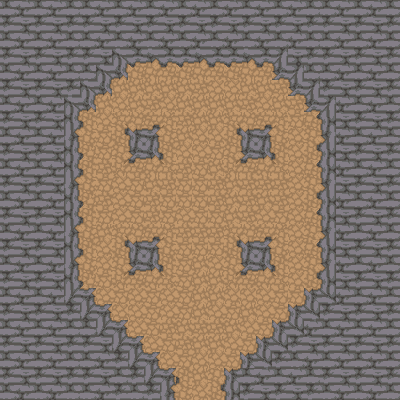

The image is a tile-based game level rendered from a .tmx file. Its description and complete source (layers, tilesets, objects, tile grids) follow:
An orthogonal 25x25 tile map with 16x16 px tiles, 2 tile layers (floor, walls), 2 tilesets and 26 objects (24x collision, exit_fightmap, spawn_fightmap).

<map version="1.5" tiledversion="1.7.2" orientation="orthogonal" renderorder="right-down" width="25" height="25" tilewidth="16" tileheight="16" infinite="0" nextlayerid="5" nextobjectid="29">
 <tileset firstgid="1" source="nature.tsx" />
 <tileset firstgid="721" source="dungeon.tsx" />
 <layer id="2" name="floor" width="25" height="25">
  <data encoding="csv">
0,0,0,0,0,0,0,0,0,0,0,0,0,0,0,0,0,0,0,0,0,0,0,0,0,
0,0,0,0,0,0,0,0,0,0,0,0,0,0,0,0,0,0,0,0,0,0,0,0,0,
0,0,0,0,0,0,0,0,0,0,0,0,0,0,0,0,0,0,0,0,0,0,0,0,0,
0,0,0,0,0,0,0,0,0,0,0,0,0,0,0,0,0,0,0,0,0,0,0,0,0,
0,0,0,0,0,0,0,0,165,165,165,166,165,165,165,165,166,0,0,0,0,0,0,0,0,
0,0,0,0,0,0,0,165,165,165,165,165,166,205,205,165,165,166,0,0,0,0,0,0,0,
0,0,0,0,0,0,165,205,165,166,205,165,165,165,165,166,205,165,166,0,0,0,0,0,0,
0,0,0,0,0,165,205,573,573,574,520,166,573,573,573,573,574,520,206,166,0,0,0,0,0,
0,0,0,0,0,205,206,573,573,573,573,573,613,613,613,573,574,574,205,206,0,0,0,0,0,
0,0,0,0,0,205,206,613,613,613,613,613,613,614,573,574,574,614,205,206,0,0,0,0,0,
0,0,0,0,0,165,166,613,614,614,614,166,206,165,573,574,614,640,205,206,0,0,0,0,0,
0,0,0,0,0,205,206,205,206,165,166,206,206,166,573,574,166,166,205,206,0,0,0,0,0,
0,0,0,0,0,165,166,205,206,166,206,206,206,166,573,574,165,166,205,206,0,0,0,0,0,
0,0,0,0,0,205,206,205,206,166,206,205,206,206,573,574,205,206,205,206,0,0,0,0,0,
0,0,0,0,0,165,165,517,518,573,574,574,574,574,574,574,574,574,205,206,0,0,0,0,0,
0,0,0,0,0,205,205,573,573,574,574,614,614,614,614,614,614,574,205,206,0,0,0,0,0,
0,0,0,0,0,165,205,613,573,573,574,206,165,613,573,613,614,614,205,206,0,0,0,0,0,
0,0,0,0,0,205,206,613,613,613,614,206,165,165,573,573,613,614,205,206,0,0,0,0,0,
0,0,0,0,0,0,205,206,205,206,205,206,165,165,613,613,613,614,206,0,0,0,0,0,0,
0,0,0,0,0,0,0,205,205,206,205,206,165,205,206,165,205,206,0,0,0,0,0,0,0,
0,0,0,0,0,0,0,0,205,206,166,165,166,166,165,205,206,0,0,0,0,0,0,0,0,
0,0,0,0,0,0,0,0,0,205,206,166,165,165,205,206,0,0,0,0,0,0,0,0,0,
0,0,0,0,0,0,0,0,0,0,205,206,205,205,206,0,0,0,0,0,0,0,0,0,0,
0,0,0,0,0,0,0,0,0,0,0,165,165,166,0,0,0,0,0,0,0,0,0,0,0,
0,0,0,0,0,0,0,0,0,0,0,205,205,206,0,0,0,0,0,0,0,0,0,0,0
</data>
 </layer>
 <layer id="1" name="walls" width="25" height="25">
  <data encoding="csv">
167,168,167,168,167,167,168,167,168,167,168,167,168,167,168,167,168,167,168,167,167,168,167,168,167,
207,208,207,208,207,207,208,207,208,207,208,207,208,207,208,207,208,207,208,207,207,208,207,208,207,
167,168,167,168,167,167,168,167,168,167,168,167,168,167,168,167,168,167,168,167,167,168,167,168,167,
207,208,207,208,207,207,208,511,512,513,514,512,513,514,512,513,514,516,208,207,207,208,207,208,207,
167,168,167,168,167,167,511,599,552,553,554,552,553,554,552,553,554,598,516,167,167,168,167,168,167,
207,208,207,208,207,511,599,0,0,0,0,0,0,0,0,0,0,0,598,516,207,208,207,208,207,
167,168,167,168,511,599,0,0,0,0,0,0,0,0,0,0,0,0,0,598,516,168,167,168,167,
207,208,207,208,591,592,0,517,518,519,520,0,0,0,517,518,519,520,0,555,556,208,207,208,207,
167,168,167,168,631,632,0,557,558,559,560,0,0,0,557,558,559,560,0,595,596,168,167,168,167,
207,208,207,208,671,672,0,597,598,599,600,0,0,0,597,598,599,600,0,635,636,208,207,208,207,
167,168,167,168,591,592,0,637,638,639,640,0,0,0,637,638,639,640,0,555,556,168,167,168,167,
207,208,207,208,631,632,0,0,0,0,0,0,0,0,0,0,0,0,0,595,596,208,207,208,207,
167,168,167,168,671,672,0,0,0,0,0,0,0,0,0,0,0,0,0,635,636,168,167,168,167,
207,208,207,208,591,592,0,0,0,0,0,0,0,0,0,0,0,0,0,555,556,208,207,208,207,
167,168,167,168,631,632,0,517,518,519,520,0,0,0,517,518,519,520,0,595,596,168,167,168,167,
207,208,207,208,591,592,0,557,558,559,560,0,0,0,557,558,559,560,0,555,556,208,207,208,207,
167,168,167,168,631,632,0,597,598,599,600,0,0,0,597,598,599,600,0,595,596,168,167,168,167,
207,208,207,208,671,672,0,637,638,639,640,0,0,0,637,638,639,640,0,635,636,208,207,208,207,
167,168,167,168,711,559,0,0,0,0,0,0,0,0,0,0,0,0,0,558,716,168,167,168,167,
207,208,207,208,207,711,559,0,0,0,0,0,0,0,0,0,0,0,558,716,207,208,207,208,207,
167,168,167,168,167,167,711,559,0,0,0,0,0,0,0,0,0,558,716,168,167,168,167,168,167,
207,208,207,208,207,207,208,711,559,0,0,0,0,0,0,0,558,716,207,208,207,208,207,208,207,
167,168,167,168,167,167,168,207,711,559,0,0,0,0,0,558,716,207,167,168,167,168,167,168,167,
207,208,207,208,207,207,208,167,207,711,559,592,0,595,558,167,168,167,168,167,207,208,207,208,207,
167,168,167,168,167,167,168,207,167,207,631,632,0,635,636,207,208,207,208,207,167,168,167,168,167
</data>
 </layer>
 <objectgroup id="4" name="Objects">
  <object id="2" type="collision" x="319.346" y="62.5889" width="78.9474" height="336.415" />
  <object id="3" type="collision" x="0" y="62.5889" width="79.6586" height="335.704" />
  <object id="4" type="collision" x="127.312" y="128.023" width="32.0057" height="31.2945" />
  <object id="5" type="collision" x="241.11" y="129.445" width="31.2945" height="31.2945" />
  <object id="6" type="collision" x="127.312" y="238.265" width="31.2945" height="32.0057" />
  <object id="7" type="collision" x="240.398" y="238.976" width="32.0057" height="33.4282" />
  <object id="8" type="collision" x="80.3698" y="64.0114" width="30.5832" height="30.5832" />
  <object id="9" type="collision" x="80.3698" y="95.3058" width="14.936" height="16.3585" />
  <object id="10" type="collision" x="111.664" y="61.8777" width="15.6472" height="17.0697" />
  <object id="11" type="collision" x="288.051" y="61.1664" width="31.2945" height="34.1394" />
  <object id="12" type="collision" x="272.404" y="63.3001" width="15.6472" height="16.3585" />
  <object id="13" type="collision" x="305.121" y="96.0171" width="14.2248" height="14.2248" />
  <object id="14" type="collision" x="256.757" y="336.415" width="61.8777" height="64.0114" />
  <object id="15" type="collision" x="81.0811" y="337.127" width="60.4552" height="61.8777" />
  <object id="16" type="collision" x="80.3698" y="304.41" width="31.2945" height="32.7169" />
  <object id="17" type="collision" x="142.959" y="368.421" width="31.2945" height="30.5832" />
  <object id="18" type="collision" x="81.0811" y="288.762" width="12.8023" height="15.6472" />
  <object id="19" type="collision" x="112.376" y="320.057" width="15.6472" height="16.3585" />
  <object id="20" type="collision" x="224.04" y="368.421" width="32.0057" height="32.0057" />
  <object id="21" type="collision" x="288.762" y="304.41" width="29.872" height="32.0057" />
  <object id="22" type="collision" x="304.41" y="287.34" width="14.2248" height="16.3585" />
  <object id="23" type="collision" x="271.693" y="321.479" width="18.4922" height="14.936" />
  <object id="24" type="collision" x="238.976" y="352.063" width="17.0697" height="17.0697" />
  <object id="25" name="exit_fightmap" x="174.964" y="383.357" width="48.3642" height="15.6472" />
  <object id="27" name="spawn_fightmap" x="184.922" y="334.993">
   <point />
  </object>
  <object id="28" type="collision" x="-0.711238" y="0" width="320.057" height="61.8777" />
 </objectgroup>
</map>
